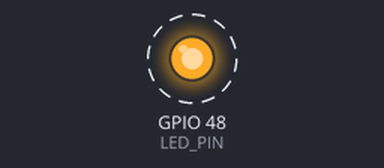
The program below on a simulated ESP32. Shown: output pins drawn as LEDs (lit = HIGH). Dashed ring = blinking. What the program prints to the serial monitor is not drawn.

Above: at 1.5 s.
Timing chart, 0 to 5.6 s (numbered marks = the images above):
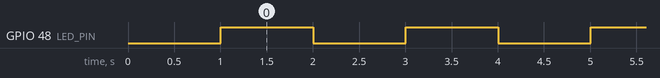

Measured:
- by itself, GPIO 48 (LED_PIN): alternates HIGH for 1.0 s and LOW for 1.0 s

The program:

main.cpp
```cpp
/*
 * Bai 2 - LED Blinky tren YoloUNO (ESP32-S3)
 * Chan LED : GPIO 48 (LED tren mach YoloUNO)
 * Chu ky   : sang 1000 ms, tat 1000 ms (chu ky day du 2000 ms)
 * Moi lan LED doi trang thai se in log ra Serial Monitor (115200 baud).
 */
#include <Arduino.h>

#define LED_PIN       GPIO_NUM_48   // Chan GPIO noi voi LED
#define BLINK_MS      1000          // Thoi gian sang / tat (ms)

// Task FreeRTOS dieu khien LED: dung vTaskDelay() thay vi delay()
// de CPU duoc nhuong cho cac task khac trong luc cho.
void TaskLEDControl(void *pvParameters) {
  pinMode(LED_PIN, OUTPUT);           // Cau hinh chan LED la ngo ra
  bool ledOn = false;                 // Trang thai hien tai cua LED
  uint32_t toggleCount = 0;           // So lan doi trang thai

  while (1) {
    ledOn = !ledOn;                               // Dao trang thai LED
    digitalWrite(LED_PIN, ledOn ? HIGH : LOW);    // Xuat ra chan GPIO
    toggleCount++;

    // In trang thai LED moi lan thay doi
    Serial.printf("[%8lu ms] #%lu LED (GPIO %d): %s\n",
                  millis(), toggleCount, LED_PIN, ledOn ? "ON" : "OFF");

    vTaskDelay(pdMS_TO_TICKS(BLINK_MS));          // Doi BLINK_MS (doi ms -> tick)
  }
}

void setup() {
  Serial.begin(115200);
  delay(1000);  // Cho USB CDC san sang de khong mat log dau tien
  Serial.println("=== Bai 2: LED Blinky tren YoloUNO ===");
  Serial.printf("LED pin: GPIO %d, chu ky: %d ms ON / %d ms OFF\n",
                LED_PIN, BLINK_MS, BLINK_MS);

  // Tao task dieu khien LED: stack 2048 byte, do uu tien 2
  xTaskCreate(TaskLEDControl, "LED Control", 2048, NULL, 2, NULL);
}

void loop() {
  // Khong lam gi: viec nhap nhay LED do task FreeRTOS dam nhan
  vTaskDelay(pdMS_TO_TICKS(1000));
}
```
